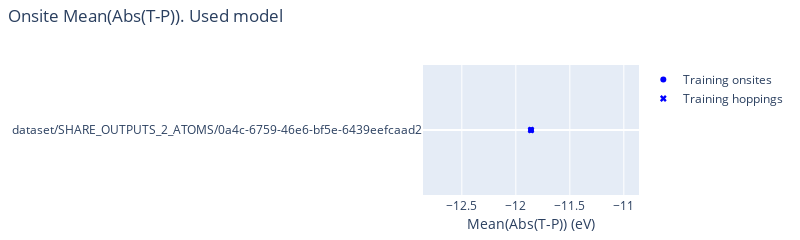

Notebook cell for this chart:
### Code cell
data = load("../scripts/coo_matrix_2atm.joblib")
matrix = data['coo_matrix']
path = data["path"][0]

# filepath= savedir / "alldataset_absmean_onsite.html"
title = f"Onsite Mean(Abs(T-P)). Used model"
title_x="Mean(Abs(T-P)) (eV)"
plot_alldataset_struct_vs_scalar_onsites_hoppings(
    title, title_x,
    values_train_onsite=np.array(matrix.data), values_train_hop=np.array(matrix.data), labels_train=[str(path)], n_train_samples=1,
    values_val_onsite=None, values_val_hop=None, labels_val=None, n_val_samples=None,
    filepath=None
)
None

### Figure 1 — Plotly figure (JSON) as saved in the notebook; plotly's stock layout.template omitted (floating-point values rounded to 4 significant figures; data arrays with more than 128 entries replaced by an {"elided": "..."} marker saying what was removed)
{"data": [{"marker": {"color": "blue", "size": 6, "symbol": "0"}, "mode": "markers", "name": "Training onsites", "showlegend": true, "type": "scatter", "x": {"elided": "16900 float values"}, "y": [0]}, {"marker": {"color": "blue", "size": 6, "symbol": "x"}, "mode": "markers", "name": "Training hoppings", "showlegend": true, "type": "scatter", "x": {"elided": "16900 float values"}, "y": [0]}], "layout": {"height": 115, "margin": {"b": 45, "l": 40, "r": 20, "t": 65}, "title": {"pad": {"t": 10}, "text": "Onsite Mean(Abs(T-P)). Used model", "x": 0.01, "xanchor": "left", "y": 1, "yanchor": "top"}, "width": 800, "xaxis": {"exponentformat": "power", "mirror": "all", "showexponent": "all", "showline": true, "side": "bottom", "title": {"standoff": 0, "text": "Mean(Abs(T-P)) (eV)"}}, "yaxis": {"autorange": false, "range": [-0.5, 0.5], "tickmode": "array", "ticktext": ["dataset/SHARE_OUTPUTS_2_ATOMS/0a4c-6759-46e6-bf5e-6439eefcaad2"], "tickvals": [0]}}}
